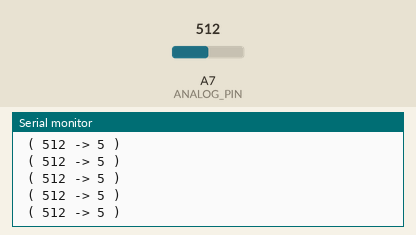
Recording of a sketch running on a simulated Arduino Nano, built with avr-gcc and run on an emulated ATmega328P. Shown: the last lines printed to the serial monitor. The inputs (shaded band) are chosen by the test bench; at power-on: A7 (ANALOG_PIN) = 512.

Above: at 1.2 s.
1.3 s: A7 (ANALOG_PIN) set to 109
At 2.0 s:
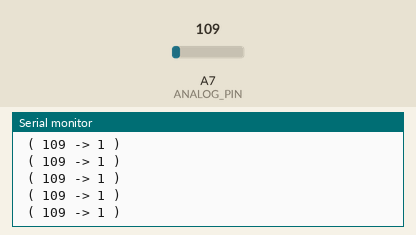
4.3 s: A7 (ANALOG_PIN) set to 92
At 5.1 s:
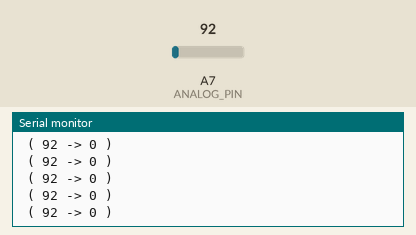
5.8 s: A7 (ANALOG_PIN) set to 1023
At 6.7 s:
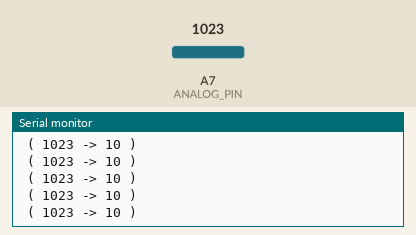
8.8 s: A7 (ANALOG_PIN) set to 984
At 9.7 s:
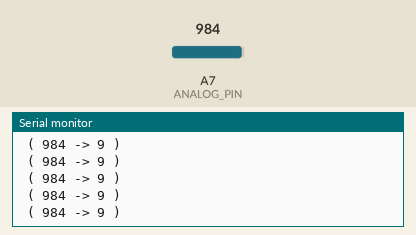
Timing chart, 0 to 11.8 s (numbered marks = the images above; inputs shaded):
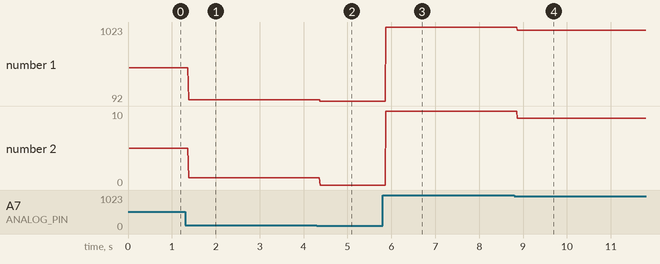

Measured:
- after the input at 1.3 s, the serial monitor: prints a new line after 0.08 s (image 1)
- after the input at 4.3 s, the serial monitor: prints a new line after 0.08 s (image 2)
- after the input at 5.8 s, the serial monitor: prints a new line after 0.07 s (image 3)
- after the input at 8.8 s, the serial monitor: prints a new line after 0.07 s (image 4)
- plotted number 1: 512 → 109 after the input at 1.3 s, 109 → 92 after the input at 4.3 s, 92 → 1023 after the input at 5.8 s, 1023 → 984 after the input at 8.8 s
- plotted number 2: 5 → 1 after the input at 1.3 s, 1 → 0 after the input at 4.3 s, 0 → 10 after the input at 5.8 s, 10 → 9 after the input at 8.8 s

The sketch:

buttons_setup.ino
```cpp
#define  ANALOG_PIN A7

int A_read, M_read = 0;

void setup() {
  pinMode(ANALOG_PIN, INPUT);
  Serial.begin(9600);
  while(!Serial);
  Serial.println("Serial connection established!");

}

void loop() {
  A_read = analogRead(ANALOG_PIN);
  M_read = ((A_read) / 100);
  Serial.print(" ( ");
  Serial.print(A_read);
  Serial.print(" -> ");
  Serial.print(M_read);
  Serial.println(" ) ");
}
```
